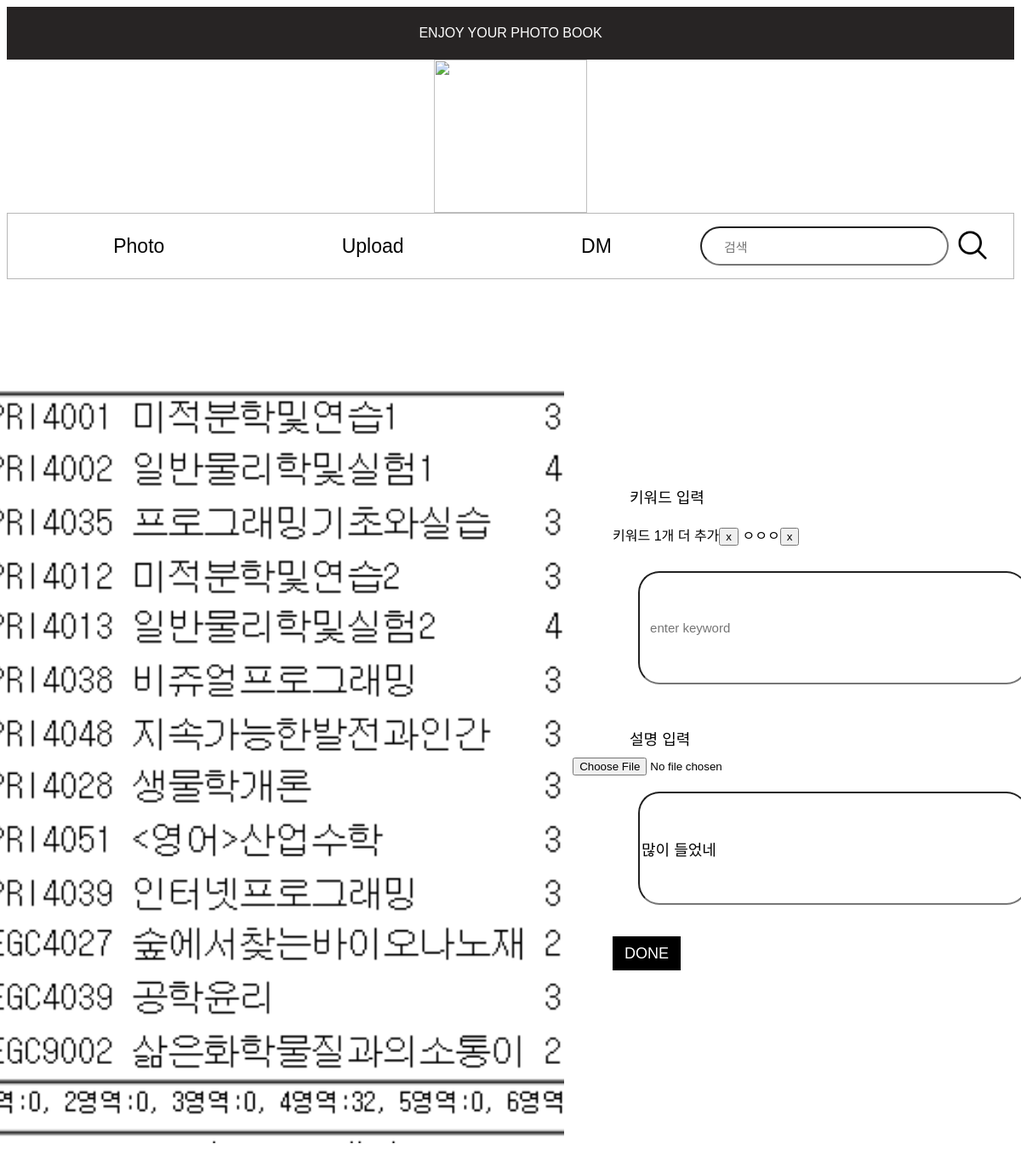
/photo_modify/1, run on the app's committed database.
### tables this page shows
CREATE TABLE photo_table (
    photo_ID INTEGER PRIMARY KEY AUTOINCREMENT,
    user_ID INTEGER NOT NULL,
    photo_img TEXT NOT NULL,
    photo_describ TEXT NOT NULL,
    FOREIGN KEY (user_ID) REFERENCES user_table(ID)
);

CREATE TABLE photo_keyword_table (
    keyword_ID INTEGER PRIMARY KEY AUTOINCREMENT,
    photo_ID INTEGER NOT NULL,
    keyword TEXT NOT NULL,
    FOREIGN KEY (photo_ID) REFERENCES photo_table(photo_ID)
);

### signup.py (the view)
@app.route('/photo_modify/<int:photo_id>', methods=['GET', 'POST'])
def modify_page(photo_id):
    if request.method == 'POST':
        description = request.form['description']
        keywords = json.loads(request.form['keywords'])
        photo_file = request.files.get('photo')
        with sqlite3.connect('photo_album.db') as con:
            cur = con.cursor()
            cur.execute('''
                UPDATE photo_table
                SET photo_describ = ?
                WHERE photo_ID = ?
            ''', (description, photo_id))
            if photo_file:
                photo_path = f'uploads/{photo_file.filename}'
                photo_file.save(f'static/{photo_path}')
                cur.execute('''
                    UPDATE photo_table
                    SET photo_img = ?
                    WHERE photo_ID = ?
                ''', (photo_path, photo_id))
            cur.execute('''
                DELETE FROM photo_keyword_table
                WHERE photo_ID = ?
            ''', (photo_id,))
            for keyword in keywords:
                cur.execute('''
                    INSERT INTO photo_keyword_table (photo_ID, keyword)
                    VALUES (?, ?)
                ''', (photo_id, keyword))
            con.commit()
        return jsonify(success=True)
    else:
        with sqlite3.connect('photo_album.db') as con:
            cur = con.cursor()
            cur.execute('''
                SELECT photo_img, photo_describ
                FROM photo_table
                WHERE photo_ID = ?
            ''', (photo_id,))
            photo = cur.fetchone()
            cur.execute('''
                SELECT keyword
                FROM photo_keyword_table
                WHERE photo_ID = ?
            ''', (photo_id,))
            keywords = cur.fetchall()
        keywords = [keyword[0] for keyword in keywords]
        return render_template('photo_modify.html',
                            photo_id=photo_id,
                            photo_img=photo[0],
                            description=photo[1],
                            keywords=keywords)

### templates/photo_modify.html (shortened to what this page needs)
<!DOCTYPE html>
<html>
<head>
    <link rel="stylesheet" href="{{ url_for('static', filename='photo_modify.css') }}" />
</head>
<body>
    <div id='top'>ENJOY YOUR PHOTO BOOK</div>
    <div id="camera_img_container">
        <img id='camera_img' src="{{ url_for('static', filename='assets/camera.png') }}">
    </div>
    <div id="container">
        <div id='topbar_container'>
            <div class="topbar_btn_container"><button class='topbar_btn' onclick="location.href='{{ url_for('mainpage') }}'">Photo</button></div>
            <div class="topbar_btn_container"><button class='topbar_btn' onclick="location.href='{{ url_for('upload_page') }}'">Upload</button></div>
            <div class="topbar_btn_container"><button class='topbar_btn' onclick="location.href='{{ url_for('dm_list') }}'">DM</button></div>
            <div id="keyword_container">
                <form action="search_keyword" method="POST">
                    <input type="text" id="keyword" name="keyword" placeholder="검색">
                    <button id="search_btn"><img id='search_img' src="{{ url_for('static', filename='assets/search.png') }}"></button>
                </form>
            </div>
        </div>
        <div id="photo_container">
            <div class="photo">
                <form id="photoForm" method="POST" enctype="multipart/form-data" action="{{ url_for('modify_page', photo_id=photo_id) }}">
                    <div class="addImage" id="image-show">
                        <img src="{{ url_for('static', filename=photo_img) }}" style="width: 100%; height: 100%; object-fit: cover;">
                    </div>
                    <input type="file" id="fileInput" name="photo" accept="image/*" onchange="loadFile(this)">
                    <div id='photo_detail_container'>
                        <div class="photo_detail">
                            <div class="photo_text_container">
                                <p class="input_text">키워드 입력</p>
                                <div id="keywordList">
                                    {% for keyword in keywords %}
                                        <span class="keyword_box">{{ keyword }}<button type="button" class="delete_btn" onclick="removeKeyword(this)">x</button></span>
                                    {% endfor %}
                                </div>
                                <input type="text" id="key" name="key" placeholder="enter keyword">
                                <p class="input_text">설명 입력</p>
                                <input type="text" id="des" name="des" placeholder="enter description" value="{{ description }}">
                            </div>
                            <div id="button-container">
                                <button type="button" value="DONE" id="upload_btn" class="upload_btn">DONE</button>
                            </div>
                        </div>
                    </div>
                </form>
            </div>
        </div>
    </div>
</body>
</html>

### static/photo_modify.css (style rules this page uses)
body { font-family: 'Noto Sans KR', sans-serif; }
#top { display: flex; justify-content: center; align-items: center; background-color: #272424; color : #FFFFFF; height: 62px; }
#container { display: grid; grid-template-columns: repeat(3, 1fr); grid-template-rows: auto; gap: 0; }
#camera_img_container { display: flex; justify-content: center; align-items: center; }
#camera_img { width: 180px; height: 180px; }
#topbar_container { grid-column: 1/4; border-style: solid; border-color:#b7b7b7; border-width: 1px; display: flex; justify-content: center; align-items: center; height: 76px; padding: 0 20px; }
.topbar_btn_container { display: flex; justify-content: center; align-items: center; gap : 20px; flex-wrap: nowrap; flex-grow : 1; }
.topbar_btn { color:black; background-color: #FFFFFF; border:0px; font-size: 23px; }
#keyword_container { margin-left: auto; display: flex; justify-content: flex-end; }
#search_btn { background-color: #FFFFFF; border:0px; }
#keyword { border-radius: 50px; width: 270px; height: 40px; font-size: 20px; padding-left: 16px; }
input::placeholder { display: flex; align-items: center; font-size: 20px; padding-left: 10px; }
#search_img { width:44px; height: 44px; }
form { display: flex; align-items: center; justify-content: center; }
#photo_container { grid-row : 2/4; grid-column: 1/3; }
.photo { margin-top: 120px; display: flex; align-items: center; flex-direction: column; }
.addImage { width: 784px; height: 895px; background-color: lightgray; overflow: hidden; margin: 0px 10px 10px 0px; }
#photo_detail_container { position: absolute; right : 100px; top: 300px; width: 33.33%; height: 100%; }
.photo_detail { margin-top: 200px; display: flex; flex-direction: column; }
.input_text { margin: 20px; display: flex; font-size: 18px; align-items: flex-start; }
.photo_text_container { margin-top: 30px; padding: 20px; display: flex; flex-direction: column; align-items: flex-start; width: auto; }
#key, #des { margin: 30px; width: 450px; height: 127px; font-size: 18px; border-radius: 25px; }
input::placeholder { font-size: 15px; }
.upload_btn { display: block; position: absolute; top: 800px; right : 300px; font-size: 18px; background-color: black; color: white; text-align: center; align-items: center; border: 0; width: 80px; height: 40px; }

### data on the page
photo_table: photo_img (picture), des "많이 들었네"
photo_keyword_table: keyword "키워드 1개 더 추가"
photo_keyword_table: keyword "ㅇㅇㅇ"
